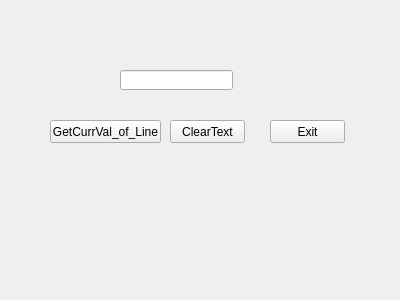
<?xml version="1.0" encoding="UTF-8"?>
<ui version="4.0">
 <class>Form</class>
 <widget class="QWidget" name="Form">
  <property name="geometry">
   <rect>
    <x>0</x>
    <y>0</y>
    <width>400</width>
    <height>300</height>
   </rect>
  </property>
  <property name="windowTitle">
   <string>Form</string>
  </property>
  <widget class="QLineEdit" name="lineEdit">
   <property name="geometry">
    <rect>
     <x>120</x>
     <y>70</y>
     <width>113</width>
     <height>20</height>
    </rect>
   </property>
  </widget>
  <widget class="QPushButton" name="pushButton">
   <property name="geometry">
    <rect>
     <x>50</x>
     <y>120</y>
     <width>111</width>
     <height>23</height>
    </rect>
   </property>
   <property name="text">
    <string>GetCurrVal_of_Line</string>
   </property>
  </widget>
  <widget class="QPushButton" name="pushButton_2">
   <property name="geometry">
    <rect>
     <x>270</x>
     <y>120</y>
     <width>75</width>
     <height>23</height>
    </rect>
   </property>
   <property name="text">
    <string>Exit</string>
   </property>
  </widget>
  <widget class="QPushButton" name="pushButton_3">
   <property name="geometry">
    <rect>
     <x>170</x>
     <y>120</y>
     <width>75</width>
     <height>23</height>
    </rect>
   </property>
   <property name="text">
    <string>ClearText</string>
   </property>
  </widget>
 </widget>
 <resources/>
 <connections/>
</ui>
